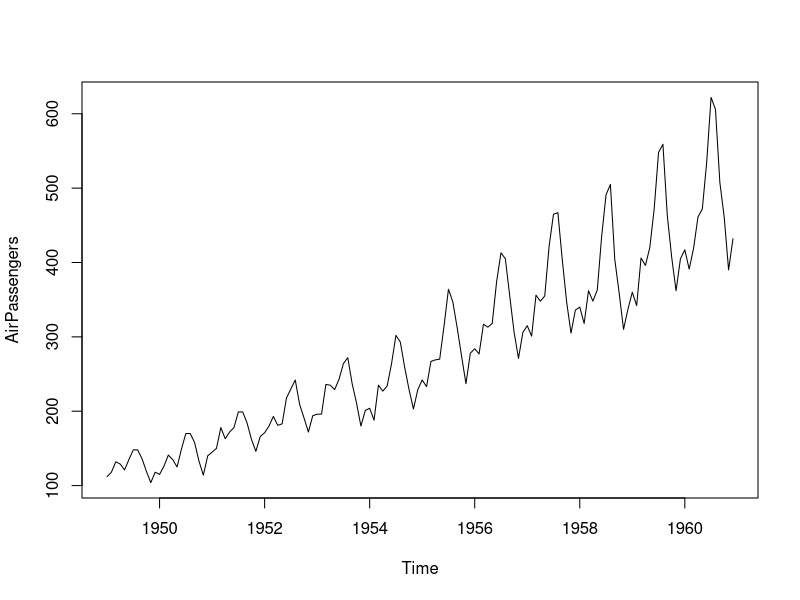
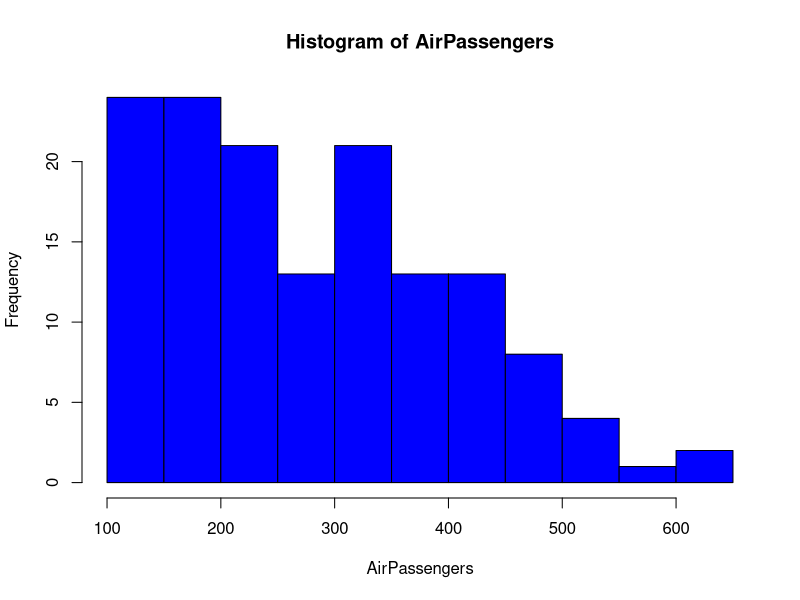
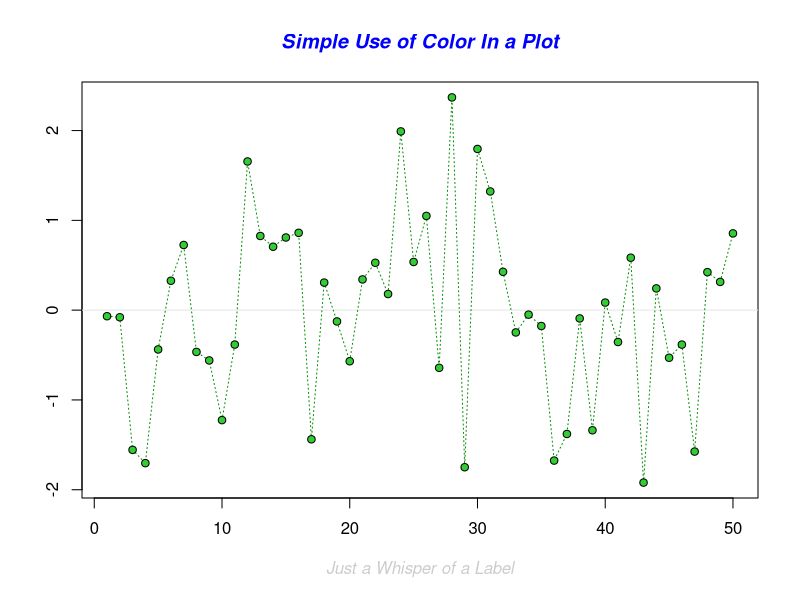
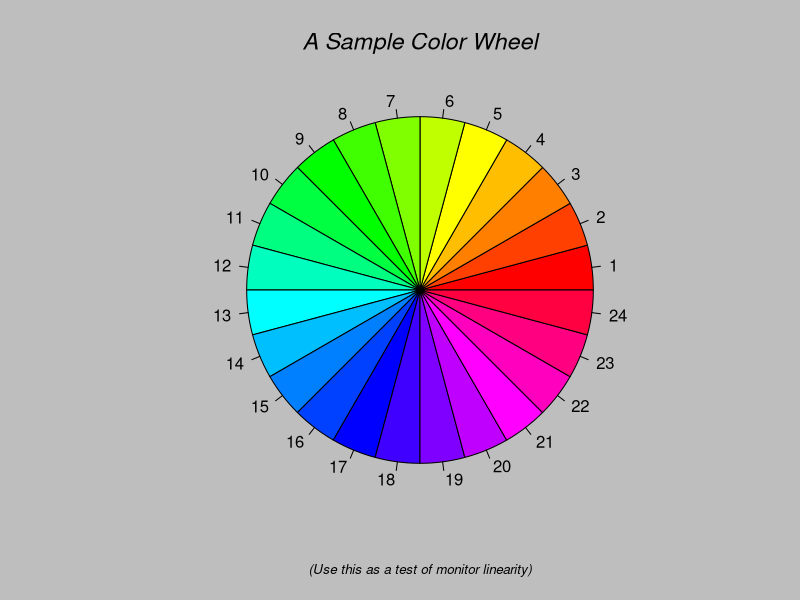
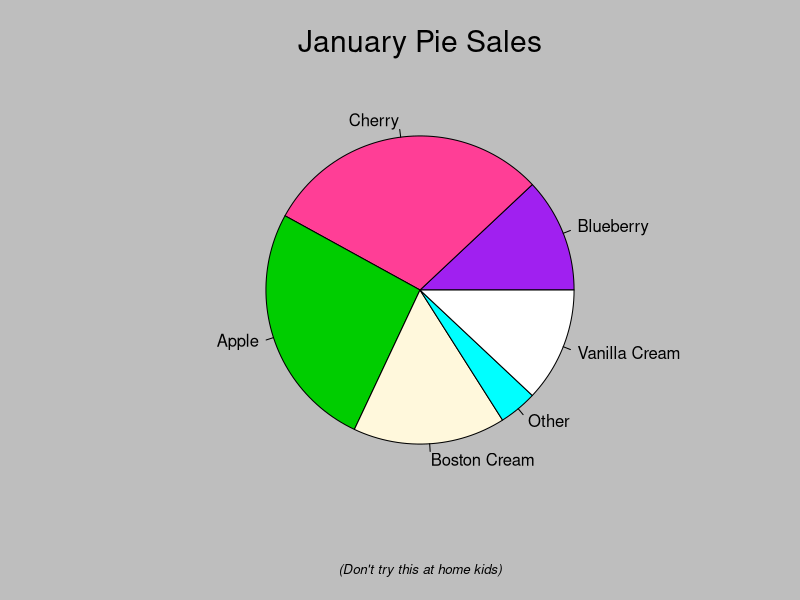
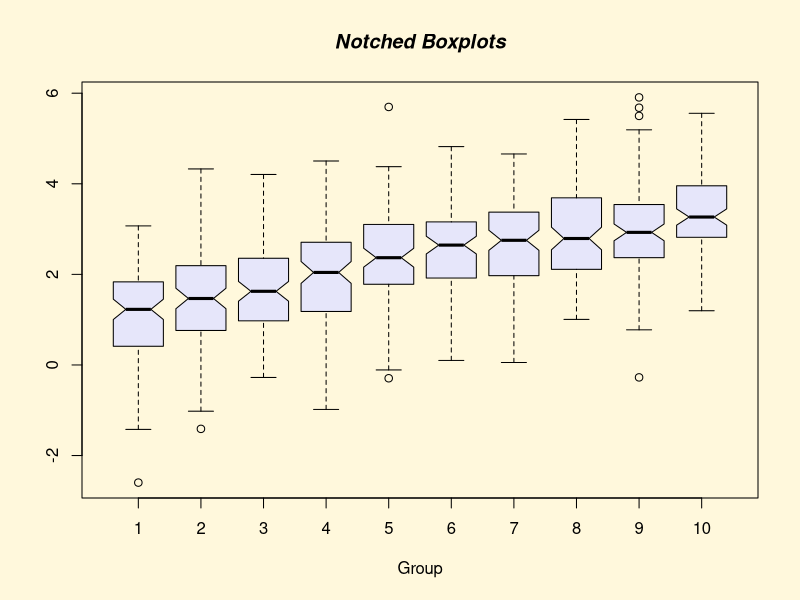
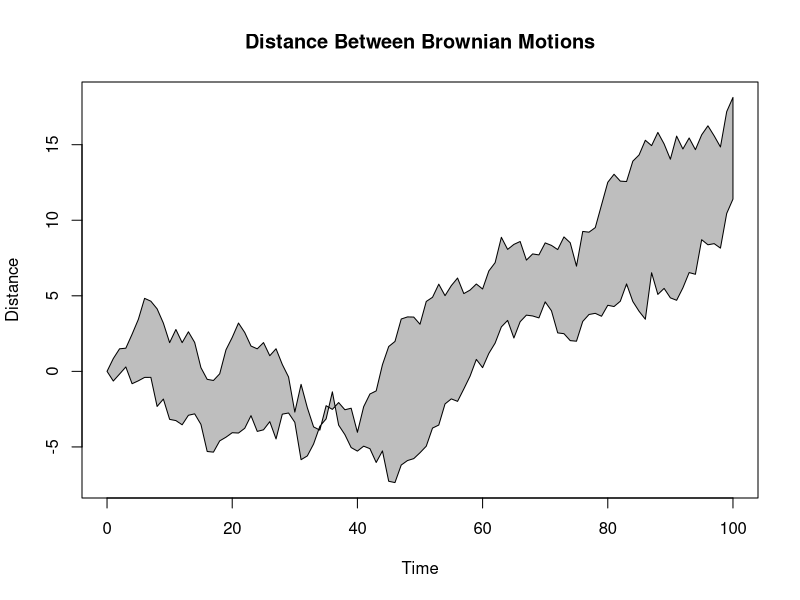
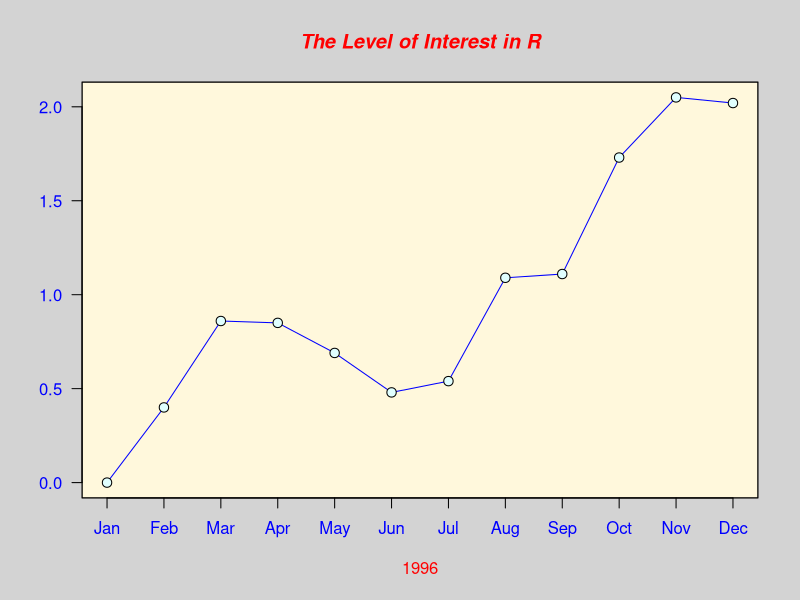

These charts were generated, in order, by the following R code:
#  Author:  Bryan Cafferky
#
#   Purpose:  To do stuff.
#

#  - Built in available packages.
#  - Install new packages easily.
#  - Packages often include data.
#
#  R comes with built in data to play with...

#  List available built-in datasets...
data()

# Examples...
AirPassengers

plot(AirPassengers)

hist(AirPassengers, col='blue')   # Historgram

#  See example graphs
demo('graphics')

demo('persp')

example(boxplot)




